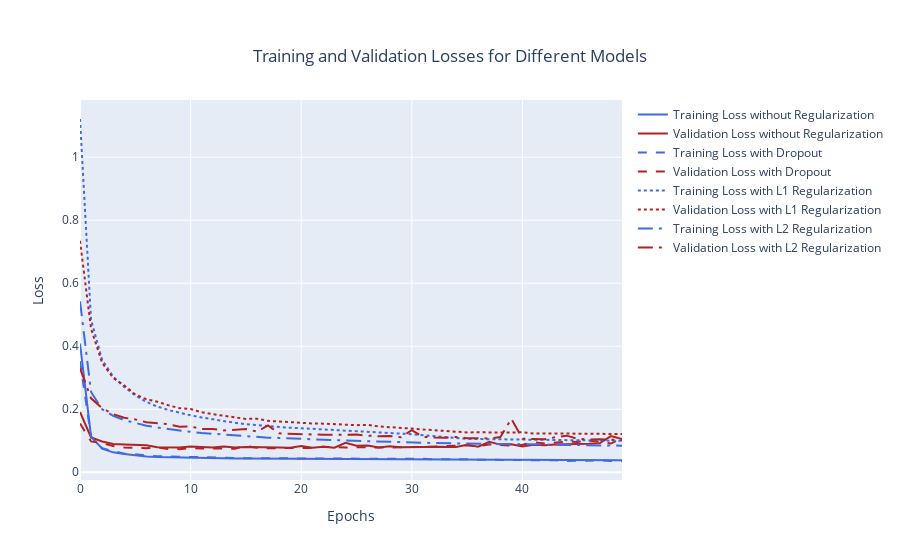

The cell this chart's notebook holds for it:
### Code cell
loss1 = history1.history['loss']
val_loss1 = history1.history['val_loss']
loss2 = history2.history['loss']
val_loss2 = history2.history['val_loss']
loss3 = history3.history['loss']
val_loss3 = history3.history['val_loss']
loss4 = history4.history['loss']
val_loss4 = history4.history['val_loss']


fig = go.Figure()
fig.add_trace(go.Scatter(x=np.arange(len(loss1)), y=loss1,
                    name='Training Loss without Regularization', line=dict(color='royalblue')))
fig.add_trace(go.Scatter(x=np.arange(len(val_loss1)), y=val_loss1,
                    name='Validation Loss without Regularization', line = dict(color='firebrick')))

fig.add_trace(go.Scatter(x=np.arange(len(loss2)), y=loss2,
                    name='Training Loss with Dropout', line=dict(color='royalblue', dash='dash')))
fig.add_trace(go.Scatter(x=np.arange(len(val_loss2)), y=val_loss2,
                    name='Validation Loss with Dropout', line = dict(color='firebrick', dash='dash')))

fig.add_trace(go.Scatter(x=np.arange(len(loss3)), y=loss3,
                    name='Training Loss with L1 Regularization', line=dict(color='royalblue', dash='dot')))
fig.add_trace(go.Scatter(x=np.arange(len(val_loss3)), y=val_loss3,
                    name='Validation Loss with L1 Regularization', line = dict(color='firebrick', dash='dot')))

fig.add_trace(go.Scatter(x=np.arange(len(loss4)), y=loss4,
                    name='Training Loss with L2 Regularization', line=dict(color='royalblue', dash='longdashdot')))
fig.add_trace(go.Scatter(x=np.arange(len(val_loss4)), y=val_loss4,
                    name='Validation Loss with L2 Regularization', line = dict(color='firebrick', dash='longdashdot')))


fig.update_layout(xaxis_title='Epochs',
                  yaxis_title='Loss',
                  title={'text': "Training and Validation Losses for Different Models",
                                                'x':0.5,
                                                'xanchor': 'center',
                                                'yanchor': 'top'})
iplot(fig)
